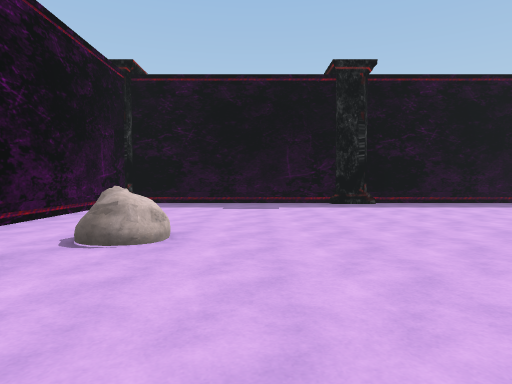
[1] (above)

16 first-person views from a walk through a Unity game level. The camera is 1.3 m above the floor, tilts 2° down and sees 75° across. The floor is counted in squares, 2 m on a side. Each view is taken from the middle of a square. On the plan, view 1 faces up. The plan holds only what a view shows up to about 10 squares ahead; the rest is blank. The place goes on beyond the plan. The player character is not drawn.

[2]
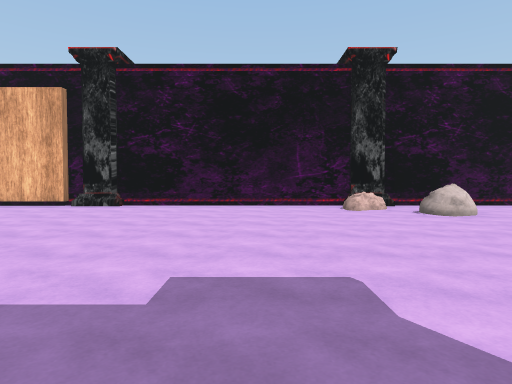

[3]
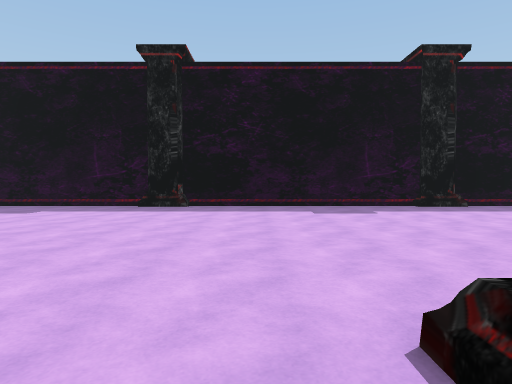

[4]
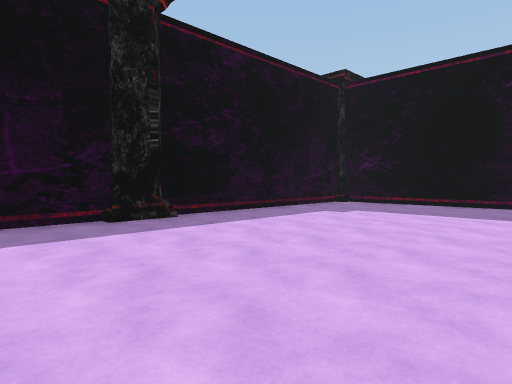

[5]
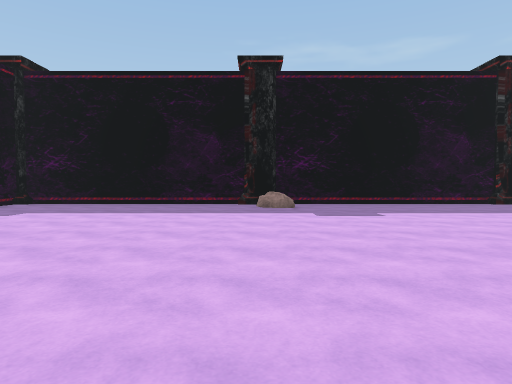

[6]
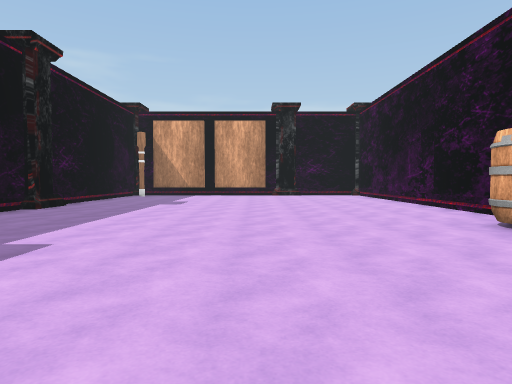

[7]
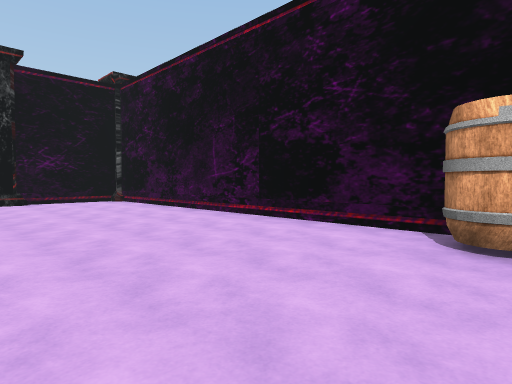

[8]
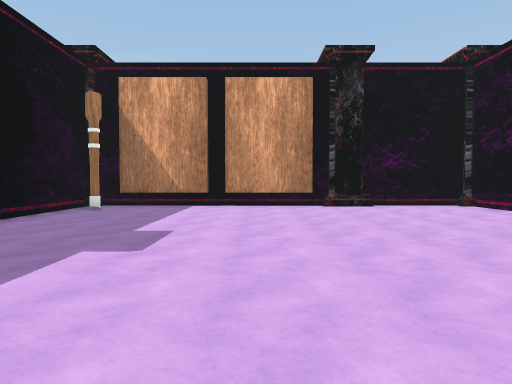

[9]
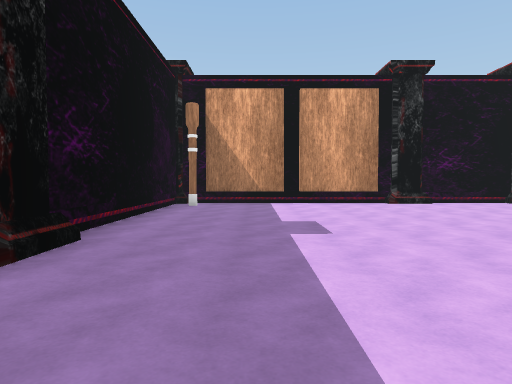

[10]
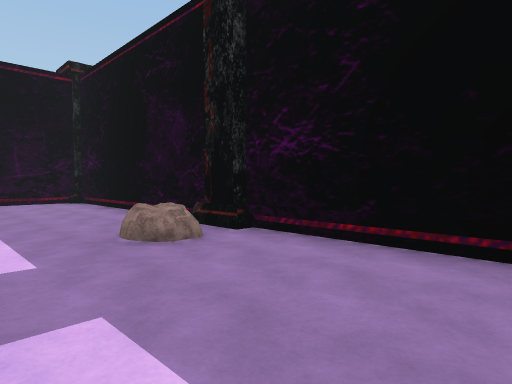

[11]
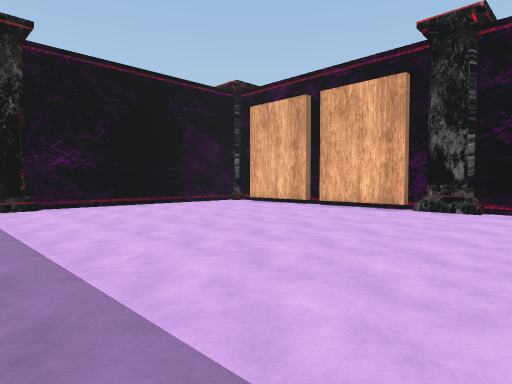

[12]
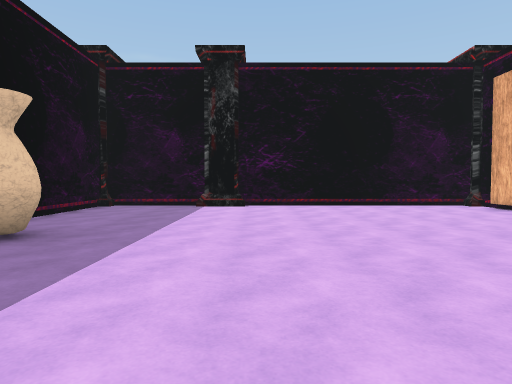

[13]
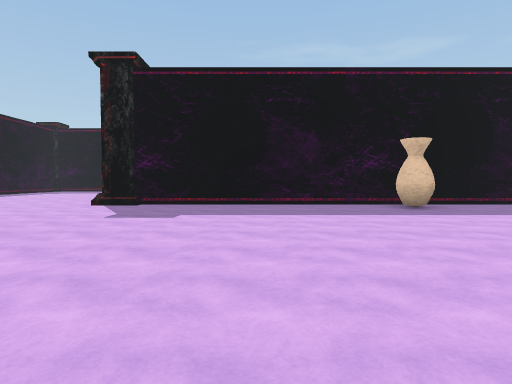

[14]
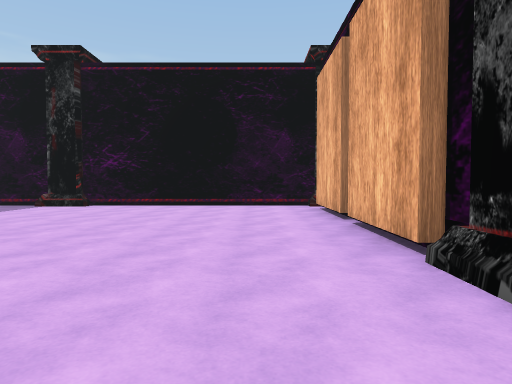

[15]
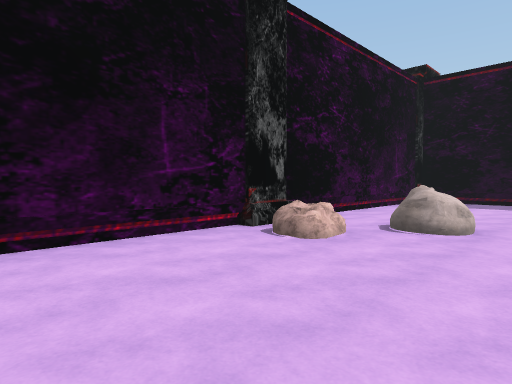

[16]
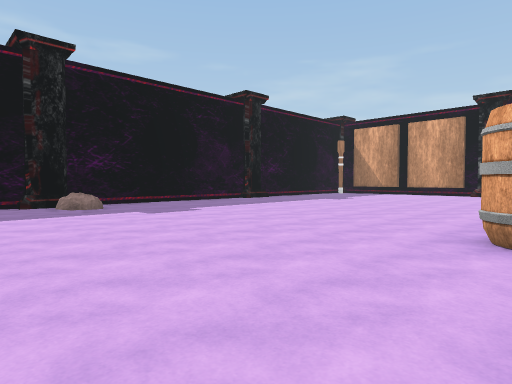

### Floor plan
Key: @ floor where view 1 was taken; # wall or solid block; . floor; = window, fence, low wall or low ledge; P pillar; R rock; B barrel; T torch; A vase.
Columns run from 4 left of view 1 to 17 right of it. Each row starts with its distance up from view 1.
 10 P######P######P######P
  9 #....................#
  8 #....................#
  7 #....................#
  6 #....................#
  5 #....................#
  4 #.RR.................#
  3 P=.................RPP
  2 #R........P........R.#
  1 #.........#BB........#
  0 #...@.....#B.........#
 -1 #.........#B.........#
 -2 #.........#..........#
 -3 #.........#..........#
 -4 P.........#.........PP
 -5 #.........#..........#
 -6 #........A#..........#
 -7 #.........#..........#
 -8 #.........#..........#
 -9 #.........#.........T#
-10 #.........#..........#
-11 P######P##P###P######P

Positions as (right, up) in squares from view 1, and headings:
1: (0, 0), facing up
2: (5, 0), facing left
3: (5, 1), facing up
4: (7, 4), facing up-right
5: (7, 3), facing right
6: (11, 4), facing down
7: (11, 0), facing down-left
8: (12, -2), facing down
9: (14, -1), facing down
10: (13, -1), facing up-right
11: (4, -2), facing down-left
12: (2, -2), facing down
13: (-3, -2), facing right
14: (-2, -2), facing down
15: (0, -1), facing up-left
16: (7, 5), facing down-right
